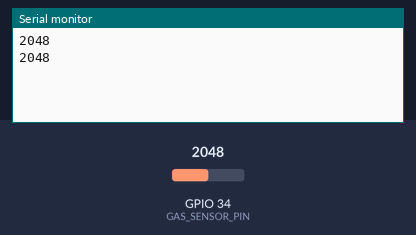
Bench run of a sketch on a simulated ESP32. Parts: the last lines printed to the serial monitor. The inputs (shaded band) are chosen by the test bench; at power-on: GPIO 34 (GAS_SENSOR_PIN) = 2048.

Above: at 2.8 s.
2.9 s: GPIO 34 (GAS_SENSOR_PIN) set to 2866
At 5.1 s:
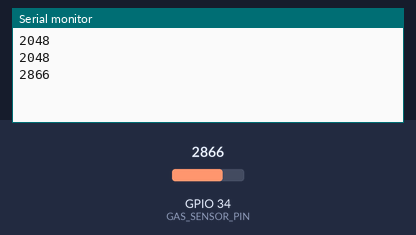
5.6 s: GPIO 34 (GAS_SENSOR_PIN) set to 3603
At 6.7 s:
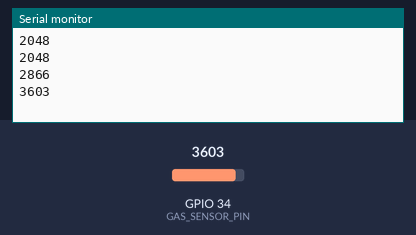
Timing chart, 0 to 8.6 s (numbered marks = the images above; inputs shaded):
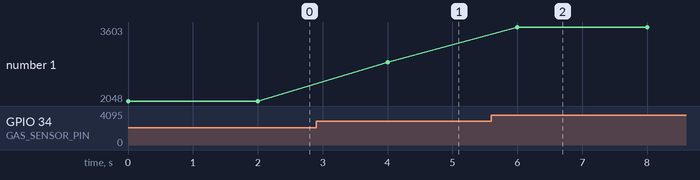

Measured:
- after the input at 2.9 s, the serial monitor: prints a new line after 1.1 s (image 1)
- after the input at 5.6 s, the serial monitor: prints a new line after 0.40 s (image 2)
- plotted number 1: 2048 → 2866 after the input at 2.9 s, 2866 → 3603 after the input at 5.6 s

The sketch:

gas_sen.ino
```cpp
#define GAS_SENSOR_PIN 34  // Use ADC-capable pin like 32–39

void setup() {
  Serial.begin(115200);  // Start serial communication
}

void loop() {
  int gasValue = analogRead(GAS_SENSOR_PIN);  // Read raw analog value (0–4095)
  float voltage = gasValue * (3.3 / 4095.0);   // Convert to voltage (0–3.3V)

//  Serial.print("Gas Sensor Value: ");
  Serial.print(gasValue);
  Serial.println("\n");
//  Serial.print(" | Voltage: ");
//  Serial.print(voltage, 3);  // Show 3 decimal places
//  Serial.println(" V");

  delay(2000);  // 10-second delay
}
```
